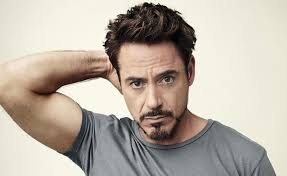
#> input picture download.jpeg, 287 x 176 px
$ python main.py
#> lines starting #> are read from the running program, lines starting #| are printed output that depends on the picture; after the words box and inside, x2 and y2 are one past the last pixel; in counts of white or black regions, pixels touching at a corner belong together
import cv2
import numpy as np

num_down = 2
num_bilateral = 7
img_rgb = cv2.imread("download.jpeg")
#> img_rgb is the input picture: shape (176, 287, 3); mean B, G, R 164.5, 175.7, 185.5
print(img_rgb.shape)
#| (176, 287, 3)


img_rgb = cv2.resize(img_rgb, (500, 500))
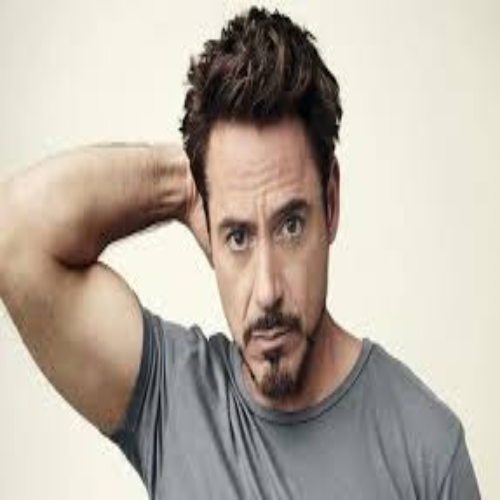
#> img_rgb: shape (500, 500, 3); mean B, G, R 164.4, 175.6, 185.4

img_color = img_rgb
for _ in range(num_down):
    img_color = cv2.pyrDown(img_color)
#> this loop made 2 passes
#> pass 2, `img_color = cv2.pyrDown(img_color)`:
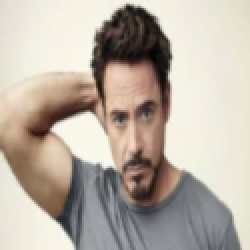
#> img_color: shape (125, 125, 3) (shown 2 times larger); mean B, G, R 164.5, 175.8, 185.6

for _ in range(num_bilateral):
    img_color = cv2.bilateralFilter(
        img_color, d=15, sigmaColor=9, sigmaSpace=6)

for _ in range(num_down):
    img_color = cv2.pyrUp(img_color)
#> this loop made 2 passes
#> pass 1, `img_color = cv2.pyrUp(img_color)`:
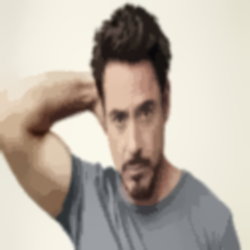
#> img_color: shape (250, 250, 3); mean B, G, R 164.7, 175.9, 185.7

img_gray = cv2.cvtColor(img_rgb, cv2.COLOR_RGB2GRAY)
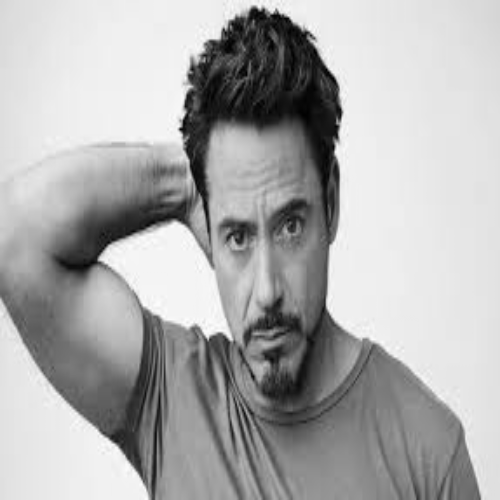
#> img_gray: shape (500, 500); min 0, max 253, mean 173.4
img_blur = cv2.medianBlur(img_gray, 7)

img_edge = cv2.adaptiveThreshold(
    img_blur, 255, cv2.ADAPTIVE_THRESH_MEAN_C, cv2.THRESH_BINARY, blockSize=13, C=7)
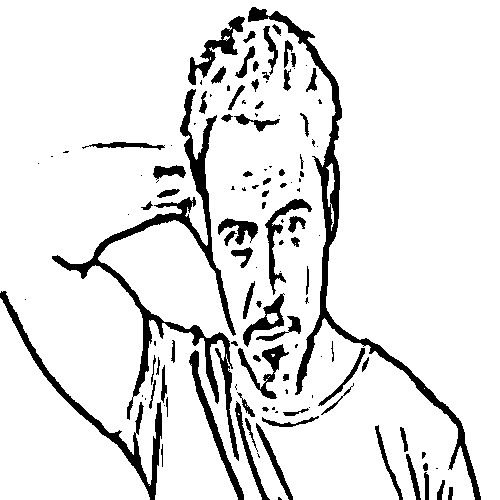
#> img_edge: shape (500, 500); 89.5% white; 126 black regions (50 under 20 px), largest, box (x1, y1, x2, y2) and area: (52, 89, 239, 461) 6296, (248, 7, 481, 500) 5311, (0, 291, 162, 500) 2463

img_edge = cv2.cvtColor(img_edge, cv2.COLOR_GRAY2RGB)
img_cartoon = cv2.bitwise_and(img_color, img_edge)
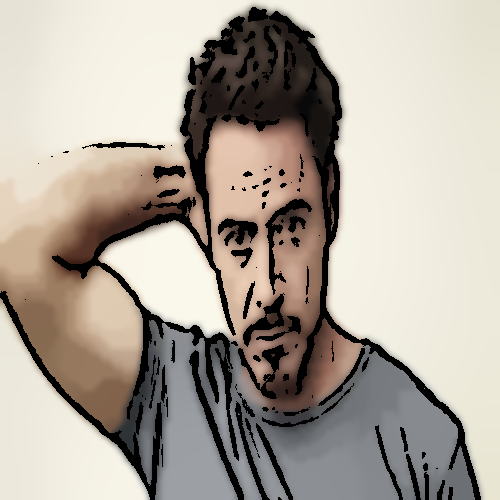
#> img_cartoon: shape (500, 500, 3); mean B, G, R 155.3, 165.8, 174.3


stack = np.hstack([img_rgb, img_cartoon])
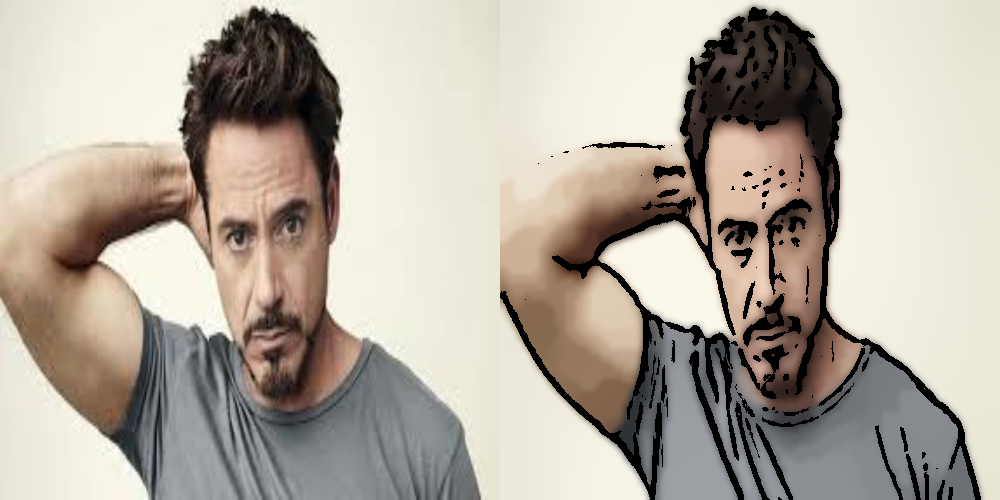
#> stack: shape (500, 1000, 3); mean B, G, R 159.9, 170.7, 179.8
cv2.imshow(
    "Before                           |                            After", stack)
cv2.waitKey()

$ run again, with imh.jpg copied over download.jpeg
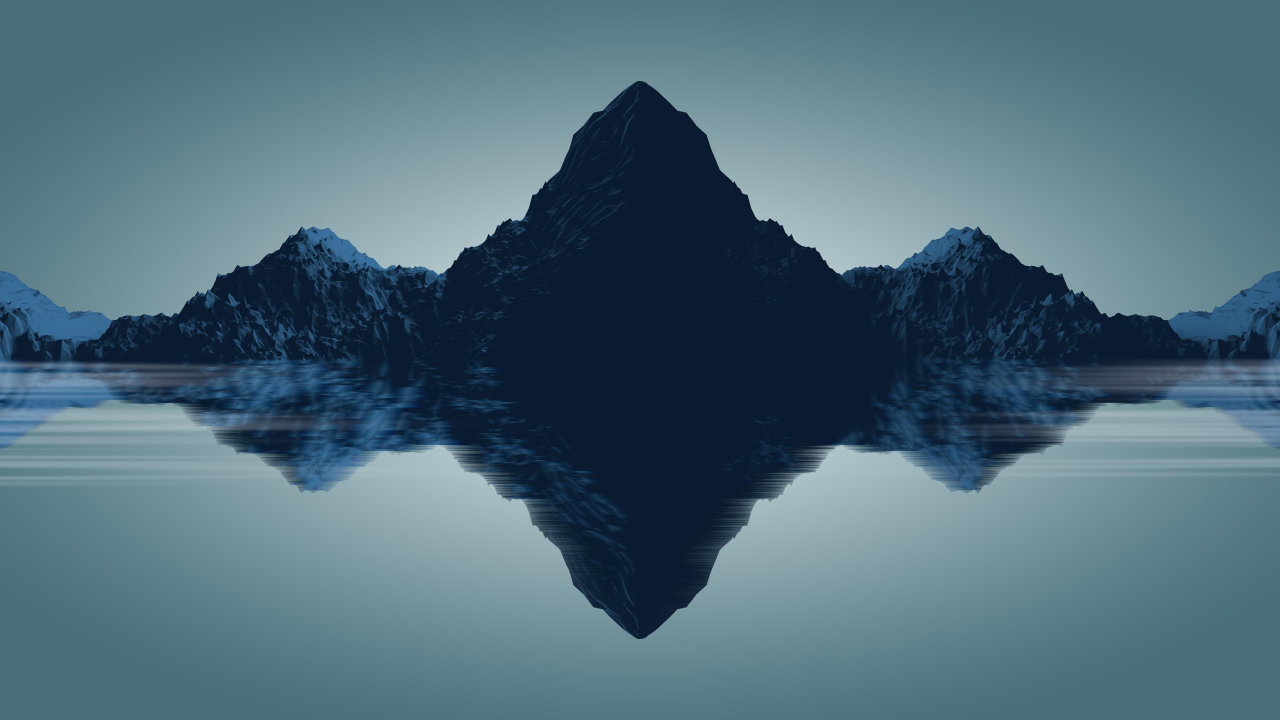
#> input picture imh.jpg, 3840 x 2160 px (shown at 1/3 size)
#> img_rgb is the input picture: shape (2160, 3840, 3); mean B, G, R 122, 108.1, 79
#| (2160, 3840, 3)
#> img_rgb: shape (500, 500, 3)
#> `img_edge = cv2.adaptiveThreshold( img_blur, 255, cv2.ADAPTIVE_THRESH_M..`:
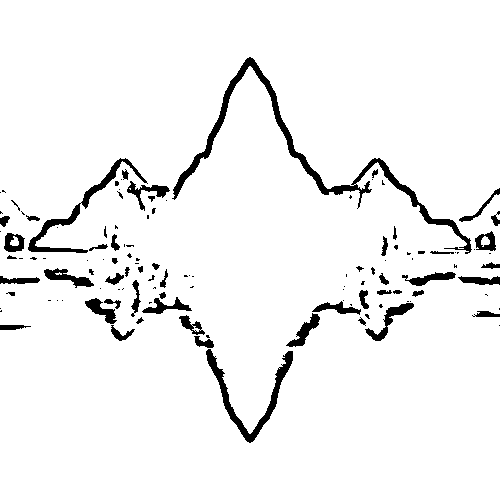
#> img_edge: shape (500, 500); 94.9% white; 122 black regions (65 under 20 px), largest, box (x1, y1, x2, y2) and area: (172, 57, 472, 254) 3295, (206, 349, 293, 443) 1332, (28, 158, 148, 253) 1183
#> `stack = np.hstack([img_rgb, img_cartoon])`:
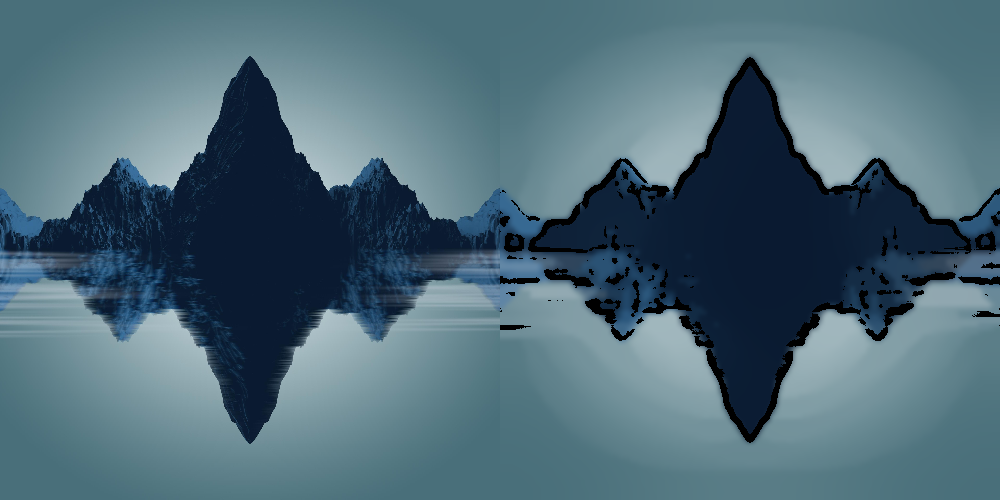
#> stack: shape (500, 1000, 3); mean B, G, R 119.6, 106.3, 77.8
